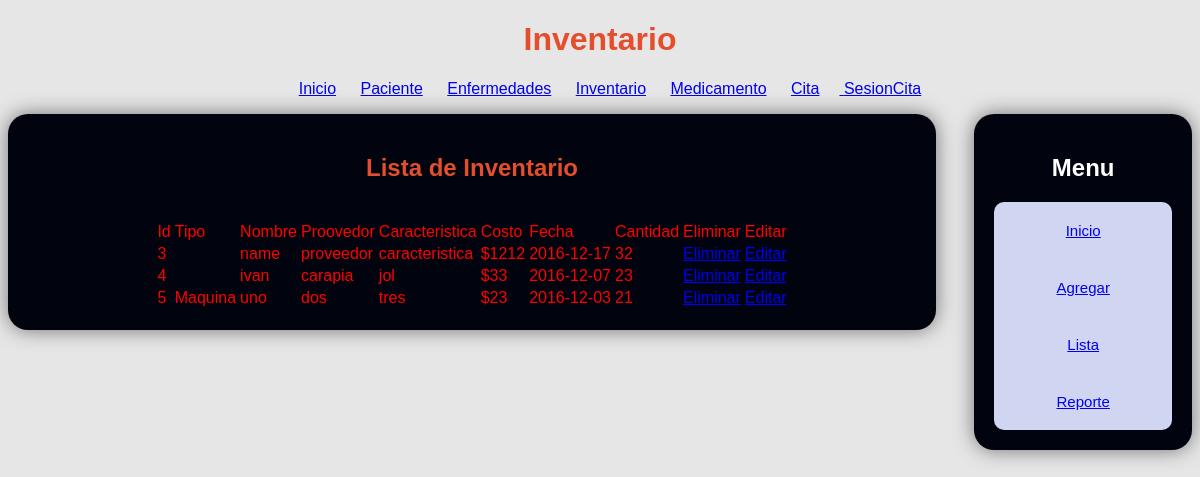
/inventariolista.php, run on the app's committed database.
### tables this page shows
CREATE TABLE `inventario` (
  `IdInventario` int(11) NOT NULL,
  `Tipo` varchar(50) NOT NULL,
  `Nombre` varchar(50) NOT NULL,
  `Proovedor` varchar(50) NOT NULL,
  `Caracteristica` varchar(300) NOT NULL,
  `Costo` int(11) NOT NULL,
  `Fecha` date NOT NULL,
  `Cantidad` int(11) NOT NULL
);

### inventariolista.php (the view, shortened to what this page needs)
<?php
 require_once('Conexion.php');
$verUsuarios="SELECT * From inventario ";
$resultadousuario= $conexion->query($verUsuarios);
 ?>
<!DOCTYPE html>
<html lang="es">
<head>
	<link rel="stylesheet" type="text/css" href="estilo.css">
</head>
<body>
	<div id='contenido'>
		<header>
			<hgroup>
			<h1>Inventario</h1>
			</hgroup>
		<nav>
			<ul>
		<li><a href="index.php" > Inicio</a></li>
			<li><a href="PacienteAgregar.php">Paciente</a></li>
			<li><a href="enfermedadAgregar.php">Enfermedades</a></li>
			<li><a href="InventarioAgregar.php">Inventario</a></li>
			<li><a href="medicamentoAgregar.php">Medicamento</a></li>
			<li><a href="citaagregar.php ">Cita</li>
			<li><a href="sesion.php ">SesionCita</a></li>
			</ul>
		</nav>
		</header>
		<section>
			<div id='principal'>
					<div id='formulariosd'>
					<center>
						<hgroup>
							  <h1>Lista de Inventario</h1>
						</hgroup>
<br/>
<table>
		<td>Id</td>
		<td>Tipo</td>
		<td>Nombre</td>
		<td>Proovedor</td>
		<td>Caracteristica</td>
		<td>Costo</td>
		<td>Fecha</td>
		<td>Cantidad</td>
		<td>Eliminar</td>
		<td>Editar</td>
	<?php while($Usuarios= $resultadousuario->fetch_object()) { ?>
		<tr>
		<td> <?php echo $Usuarios->IdInventario; ?></td>
		<td> <?php echo $Usuarios->Tipo; ?></td>
		<td> <?php echo $Usuarios->Nombre; ?></td>
		<td> <?php echo $Usuarios->Proovedor; ?></td>
		<td> <?php echo $Usuarios->Caracteristica; ?></td>
		<td> $<?php echo $Usuarios->Costo; ?></td>
		<td> <?php echo $Usuarios->Fecha; ?></td>
		<td> <?php echo $Usuarios->Cantidad; ?></td>
		<td><?php echo "<a href='inventariolista.php?eliminar={$Usuarios-> IdInventario}'>Eliminar</a>";?></td>
		<td><?php echo "<a href='enfermedadeditar.php?eliminar={$Usuarios-> IdInventario}'>Editar</a>";?></td>
		</tr>
		<?php } ?>
</table>
</center>
					</div>
					<div id='menusd'>
						<hgroup>
							<h2>Menu</h2>
							</hgroup>
								<ul>
									<li><a href="index.php" ">Inicio</a></li>
									<li><a href="InventarioAgregar.php" ">Agregar</a></li>
									<li><a href="inventariolista.php" ">Lista</a></li>
									<li><a href="Reporte.php ">Reporte</a></li>
								</ul>
					</div>
			</div>
		</section>
	</div>
</body>
</html>

### estilo.css (style rules this page uses)
body { background-color:#E6E6E6; font-family: "Helvetica", Arial; }
#contenido { margin: 0 auto; text-align: center; }
h1 { color:#e44e2d; }
nav ul li { display: inline-block; margin-right: 20px; color: #1d1d1d; cursor: pointer; }
#principal { width: 100%; height: 100%; }
#formulariosd { width: 75%; height: 92%; background-color:#01030E; color: red; text-align: left; border-radius: 20px; padding: 20px; float: left; border-radius: 20px; box-shadow: 0px 0px 20px rgba(0,0,0,.5); }
#menusd ul { width: 100%; height: 92%; background-color: #D0D6F2; display: block; margin:0; padding: 0; width: 100%; border-radius: 10px; }
#menusd li { list-style: none; display: block; width: 100% height: auto; color: #01030E; font-size: 15px; padding: 20px; text-align: center; }
#menusd li { -webkit-transition:all .9s ease; -moz-transition: all .9s ease; -ms-transition: all .9 ease; transition: all .9s ease; }
#menusd { width: 15%; height: 100%; background-color:#01030E; color:#fff; text-align: center; border-radius: 20px; margin: 0 auto; padding: 20px; float: right; border-radius: 20px; box-shadow: 0px 0px 20px rgba(0,0,0,.5); }

### data on the page
inventario: IdInventario "3", Nombre "name", Proovedor "proveedor", Caracteristica "caracteristica", Costo "1212", Fecha "2016-12-17", Cantidad "32"
inventario: IdInventario "4", Nombre "ivan", Proovedor "carapia", Caracteristica "jol", Costo "33", Fecha "2016-12-07", Cantidad "23"
inventario: IdInventario "5", Tipo "Maquina", Nombre "uno", Proovedor "dos", Caracteristica "tres", Costo "23", Fecha "2016-12-03", Cantidad "21"
